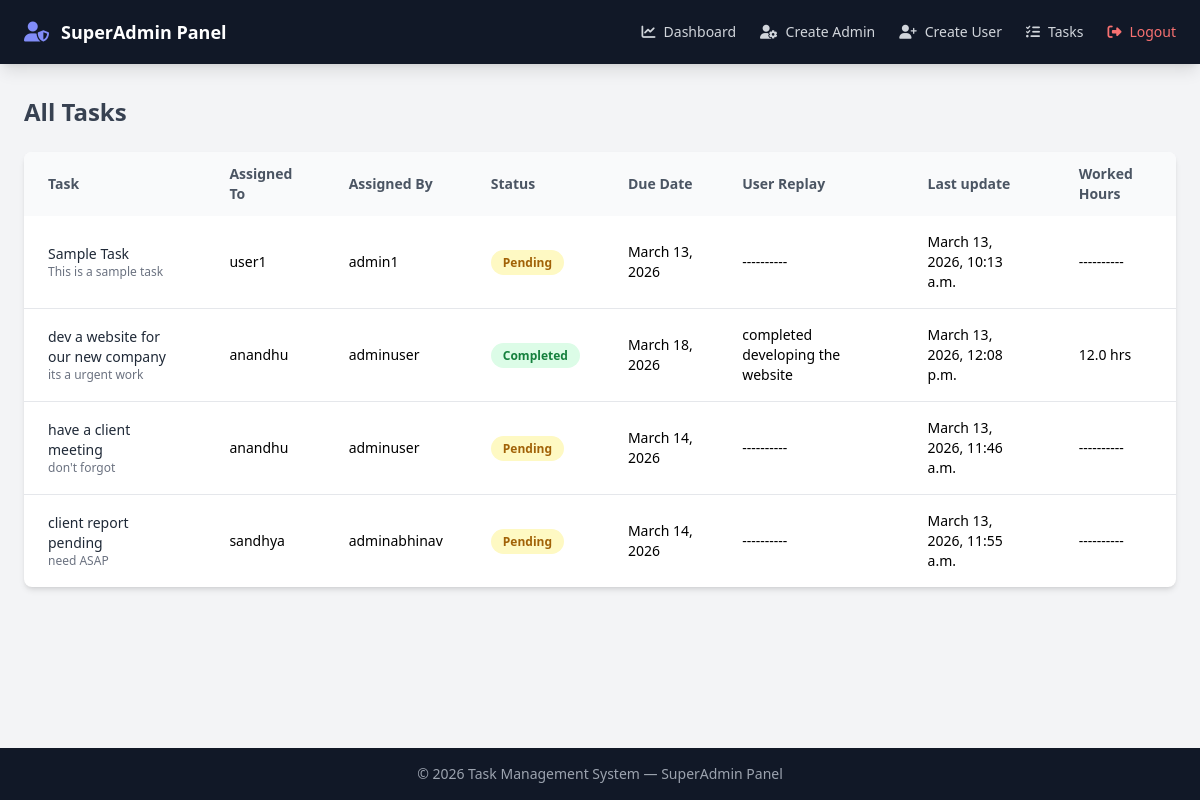
/superadmin/tasks/ (signed in), run on an earlier commit of the app's database.
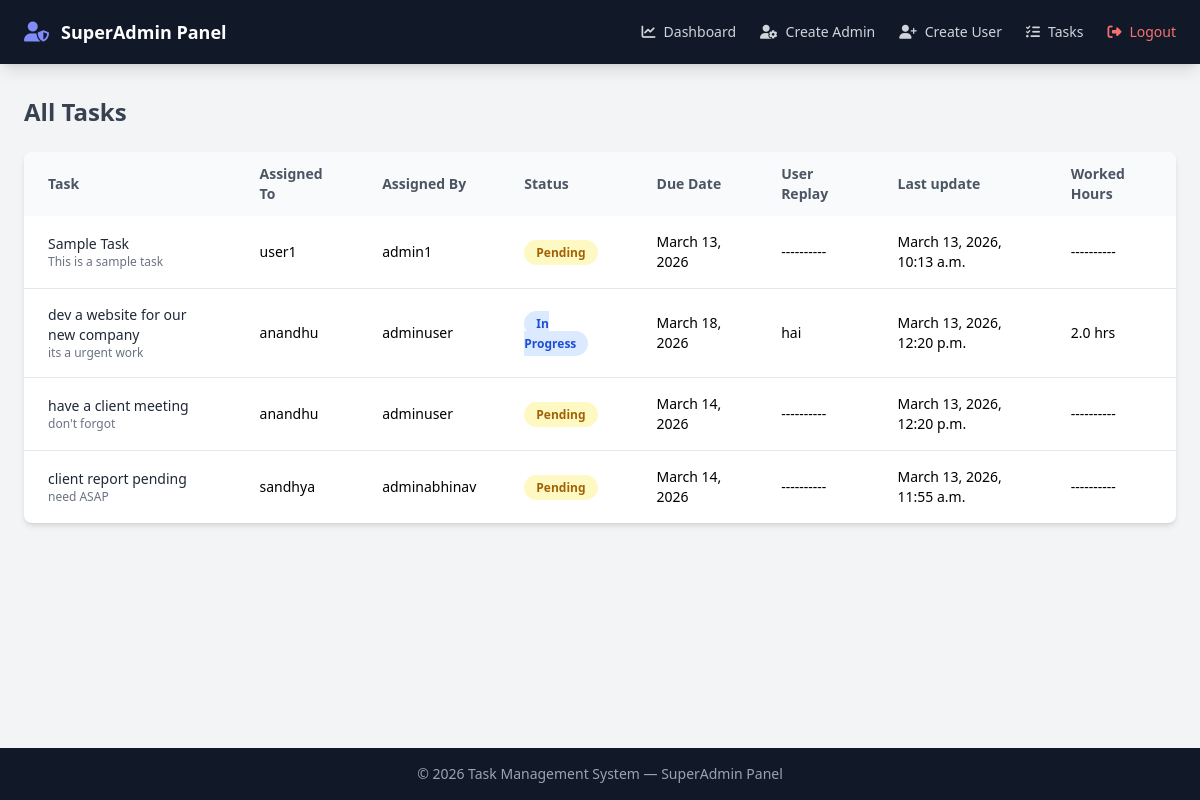
And on a later commit of the database.
### app/models.py (models this page shows, shortened)
class Task(models.Model):
    STATUS_CHOICES = (
        ("PENDING", "Pending"),
        ("IN_PROGRESS", "In Progress"),
        ("COMPLETED", "Completed"),
    )
    title = models.CharField(max_length=255)
    description = models.TextField()
    assigned_to = models.ForeignKey(
        User,
        on_delete=models.CASCADE,
        related_name="assigned_tasks"
    )
    assigned_by = models.ForeignKey(
        User,
        on_delete=models.CASCADE,
        related_name="created_tasks"
    )
    due_date = models.DateField()
    status = models.CharField(
        max_length=20,
        choices=STATUS_CHOICES,
        default="PENDING"
    )
    completion_report = models.TextField(
        blank=True,
        null=True
    )
    worked_hours = models.FloatField(
        blank=True,
        null=True
    )
    created_at = models.DateTimeField(auto_now_add=True)
    updated_at = models.DateTimeField(auto_now=True)

class User(AbstractUser):
    ROLE_CHOICES = (
        ("SUPERADMIN", "SuperAdmin"),
        ("ADMIN", "Admin"),
        ("USER", "User"),
    )
    role = models.CharField(
        max_length=20,
        choices=ROLE_CHOICES,
        default="USER"
    )
    assigned_admin = models.ForeignKey(
        "self",
        null=True,
        blank=True,
        on_delete=models.SET_NULL,
        related_name="users"
    )

### app/views.py (the view)
@login_required
def superadmin_tasks(request):
    if request.user.role != "SUPERADMIN":
        return redirect("login")
    tasks = Task.objects.select_related(
        "assigned_to",
        "assigned_by"
    ).all()
    return render(
        request,
        "superadmin/tasks.html",
        {"tasks": tasks}
    )

### app/templates/superadmin/tasks.html
{% extends "superadmin/superadminbase.html" %}
{% block content %}
<h1 class="text-2xl font-semibold text-gray-700 mb-6">
    All Tasks
</h1>
<div class="bg-white shadow-md rounded-lg overflow-hidden">
    <div class="overflow-x-auto">
        <table class="w-full text-sm">
            <thead class="bg-gray-50 text-gray-600">
                <tr>
                    <th class="px-6 py-3 text-left">Task</th>
                    <th class="px-6 py-3 text-left">Assigned To</th>
                    <th class="px-6 py-3 text-left">Assigned By</th>
                    <th class="px-6 py-3 text-left">Status</th>
                    <th class="px-6 py-3 text-left">Due Date</th>
                    <th class="px-6 py-3 text-left">User Replay</th>
                    <th class="px-6 py-3 text-left">Last update</th>
                    <th class="px-6 py-3 text-left">Worked Hours</th>
                </tr>
            </thead>
            <tbody class="divide-y">
                {% for task in tasks %}
                <tr class="hover:bg-gray-50">
                    <td class="px-6 py-4">
                        <p class="font-medium text-gray-800">
                            {{ task.title }}
                        </p>
                        <p class="text-xs text-gray-500">
                            {{ task.description }}
                        </p>
                    </td>
                    <td class="px-6 py-4">
                        {{ task.assigned_to.username }}
                    </td>
                    <td class="px-6 py-4">
                        {{ task.assigned_by.username }}
                    </td>
                    <td class="px-6 py-4">
                        {% if task.status == "COMPLETED" %}
                        <span class="bg-green-100 text-green-700 text-xs font-semibold px-3 py-1 rounded-full">
                            Completed
                        </span>
                        {% elif task.status == "IN_PROGRESS" %}
                        <span class="bg-blue-100 text-blue-700 text-xs font-semibold px-3 py-1 rounded-full">
                            In Progress
                        </span>
                        {% else %}
                        <span class="bg-yellow-100 text-yellow-700 text-xs font-semibold px-3 py-1 rounded-full">
                            Pending
                        </span>
                        {% endif %}
                    </td>
                    <td class="px-6 py-4">
                        {{ task.due_date }}
                    </td>
                    <td class="px-6 py-4">
                        {% if task.completion_report %}
                        {{ task.completion_report }}
                        {% else %}
                        ----------
                        {% endif %}
                    </td>
                    <td class="px-6 py-4">
                        {% if task.updated_at %}
                        {{ task.updated_at }}
                        {% else %}
                        ----------
                        {% endif %}
                    <td class="px-6 py-4">
                        {% if task.worked_hours %}
                        {{ task.worked_hours }} hrs
                        {% else %}
                        ----------
                        {% endif %}
                    </td>
                </tr>
                {% empty %}
                <tr>
                    <td colspan="6" class="text-center py-6 text-gray-400">
                        No tasks found
                    </td>
                </tr>
                {% endfor %}
            </tbody>
        </table>
    </div>
</div>
{% endblock %}

What changed in the data, as far as the page shows it:
changed Task "dev a website for our new company": completion_report "completed developing the website" → "hai"; updated_at "March 13, 2026, 12:08 p.m." → "March 13, 2026, 12:20 p.m."; worked_hours "12.0" → "2.0"; status "Completed" → "In Progress"
changed Task "have a client meeting": updated_at "March 13, 2026, 11:46 a.m." → "March 13, 2026, 12:20 p.m."
